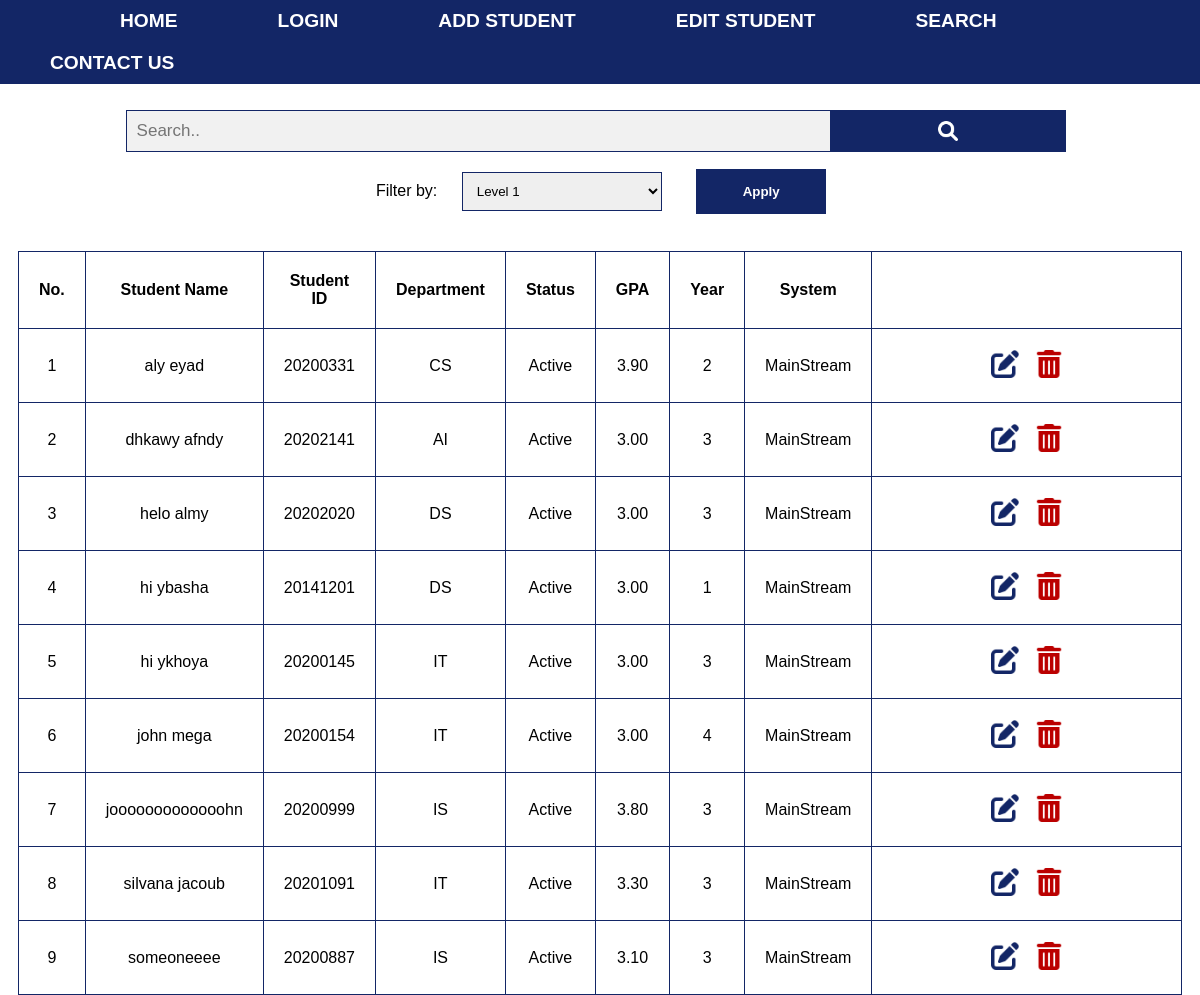
The page /update/ on the database its author committed.
### registration/models.py (models this page shows, shortened)
class AddStudent(models.Model):
    Gen = [('Male', 'Male'), ('Female', 'Female'), ]
    Level = [('1', '1'), ('2', '2'), ('3', '3'), ('4', '4'), ]
    sys = [('MainStream', 'MainStream'), ('Credit', 'Credit')]
    stat = [('Active', 'Active'), ('InActive', 'InActive')]
    Dep = [('General', 'General'), ('BIO', 'BIO'), ('DS', 'DS'),
           ('CS', 'CS'), ('SE', 'SE'), ('IT', 'IT'),
           ('AI', 'AI'), ('IS', 'IS')
           ]
    FullName = models.CharField(max_length=200)
    StudentID = models.CharField(max_length=8, primary_key=True)
    Gpa = models.DecimalField(max_digits=5, decimal_places=2)
    Gender = models.CharField(max_length=10, choices=Gen)
    Birth = models.DateField()
    StudentLevel = models.CharField(max_length=1, choices=Level, default='1')
    Status = models.CharField(max_length=20, choices=stat, default='Active')
    System = models.CharField(max_length=20, choices=sys, default='MainStream')
    Department = models.CharField(max_length=500, choices=Dep, default='General')
    Email = models.EmailField(max_length=254)
    Mobile = PhoneNumberField()
    class Meta:
        verbose_name = 'Student'
        ordering = ['FullName']

### registration/views.py (the view)
# urls.py: path('update/',views.table_view,name='update'),
def table_view(request):
    result = get_update('All', 'All')
    if request.method == 'POST':
        query = request.POST.get('search', 'All')
        filterVal = request.POST.get('filterVal', 'All')
        result = get_update(query, filterVal)
    return render(request, 'html/edit-delete.html', {'result': result})

### registration/views.py (called while the page is built, shortened)
def get_update(query='All', filterVal='All'):
    result = AddStudent.objects.all()
    filterAttr = 'All'
    if '1' <= filterVal <= '4':
        filterAttr = 'StudentLevel'
    elif filterVal == 'Active' or filterVal == 'InActive':
        filterAttr = 'Status'
    elif filterVal == 'MainStream' or filterVal == 'Credit':
        filterAttr = 'System'
    elif len(str(filterVal).split(' ')) == 2:
        filterAttr = 'Department'
    if query != 'All':
        result = AddStudent.objects.filter(FullName__icontains=query)
        if not result.exists():
            result = AddStudent.objects.filter(StudentID__icontains=query)
    return result

### templates/html/edit-delete.html (shortened to what this page needs)
{% extends 'base.html' %}
{% load static %}
{% block content %}
<!DOCTYPE html>
<html lang="en">
    <head>
        <link rel="stylesheet" href="{% static 'css/font-awesome.min.css' %}">
        <link rel="stylesheet" href="{% static 'css/updatecss.css'%}">
        <link href='{% static 'css/trash.css' %}' rel='stylesheet'>
    </head>
    <body>
        <section class="hide">
            <form id="search-form" action="{% url 'update' %}" class="search" method="post">
                <input type="text" placeholder="Search.." name="search" id="myInput">
                <button type="submit" id="search-submit"><img alt="Search" width="20" height="20" src="{% static 'images/magnifying-glass-solid.png' %}"></button>
            </form>
        </section>
        <form action="{% url 'update' %}" id="filter-form" class="searchoptionsform hide" method="post">
            <div class="searchoptions">
                <label for="filter">Filter by:</label>
                <select id="filter" name="filterVal">
                    <optgroup label="StudentLevel">
                        <option value="1">Level 1</option>
                    </optgroup>
                </select>
            </div>
            <input type="submit" id="filter-apply" value="Apply" class="searchsubmit">
        </form>
        <section class="hide">
            <table id="table">
                <thead>
                    <tr>
                        <th class="narrow">No.</th>
                        <th class="name">Student Name</th>
                        <th class="wide">Student ID</th>
                        <th class="narrow">Department</th>
                        <th class="wide">Status</th>
                        <th class="narrow">GPA</th>
                        <th class="narrow"> Year</th>
                        <th class="wide">System</th>
                        <th></th>
                    </tr>
                </thead>
                <tbody>
                {% for student in result %}
                    <tr>
                    <td>{{ forloop.counter }}</td>
                    <td>{{ student.FullName }}</td>
                    <td>{{ student.StudentID }}</td>
                    <td>{{ student.Department }}</td>
                    <td>{{ student.Status }}</td>
                    <td>{{ student.Gpa }}</td>
                    <td>{{ student.StudentLevel }}</td>
                    <td>{{ student.System }}</td>
                    <td><button class="button edit" onclick="openForm(this)">
                        <img alt="Edit" src="{% static 'images/pen-to-square-solid.png' %}" width="28" height="28" class='fa fa-edit' style="font-size:30px; color: blue;">
                    </button>
                        <button onclick = "del_func(this)" class="button delete">
                            <img width="28" height="28" alt="Delete" src="{% static 'images/trash-can-solid.png' %}"
                                 class="fa fa-trash-o" style="font-size:30px;color:red"></button></td>
                    </tr>
                {% endfor %}
                </tbody>
            </table>
        </section>
    </body>
</html>
{% endblock content %}

### templates/base.html (shortened to what this page needs)
{% load static %}
<html lang="en">
<head>
    <link rel="stylesheet" href="{% static 'css/navbar.css'%}">
</head>
<body>
    <div>
         <nav class="main-nav">
            <a class="nav-link" href="{% url 'home'%}" id="first-link">HOME</a>
            <a class="nav-link" href="{% url 'affairs-home' %}">LOGIN</a>
            <a class="nav-link" href="{% url 'regist'%}">ADD STUDENT</a>
            <a class="nav-link" href="{% url 'update'%}">EDIT STUDENT</a>
            <a class="nav-link" href="{% url 'search'%}">SEARCH</a>
            <a class="nav-link" href="{% url 'contact'%}">CONTACT US</a>
        </nav>
    </div>
    {% block content %}
    {% endblock content %}
</body>
</html>

### static/css/navbar.css (style rules this page uses)
.main-nav { background-color: #132666; display: flex; flex-wrap: wrap; position: absolute; height: auto; top: 0; left: 0; right: 0; }
nav>a { color: white; cursor: pointer; }
.nav-link { padding-left: 50px; padding-right: 50px; margin-top: 10px; margin-bottom: 10px; font-weight: bold; font-size: larger; text-decoration: none; }
#first-link { padding-left: 10%; }

### static/css/updatecss.css (style rules this page uses)
* { box-sizing: border-box; }
body, html { height: 100%; width: 99%; }
html { font-family: Arial, serif; }
.main-nav { background-color: #132666; display: flex; flex-wrap: wrap; position: absolute; height: auto; top: 0; left: 0; right: 0; }
nav>a { color: white; cursor: pointer; }
.nav-link { padding-left: 50px; padding-right: 50px; margin-top: 10px; margin-bottom: 10px; font-weight: bold; font-size: larger; text-decoration: none; }
#first-link { padding-left: 10%; }
tr,th,td { border: #132666 1px solid; }
th,td { padding :20px; margin : 20px; text-align: center; }
table { border:solid 1px #132666; width: 99%; margin :10px; border-collapse: collapse; border-spacing: 0; }
.narrow { width: 5%; }
.name { width:15%; }
.wide { width: 7%; }
.button { background-color: transparent; border: none; }
form.search input[type=text] { margin-left: 10% ; margin-right: 0; margin-top: 100px; padding: 10px; font-size: 17px; border: 1px solid #132666; float: left; width: 60%; background: #f1f1f1; }
form.search button { margin-right: 10%; margin-left: 0; margin-top: 100px; float: left; width: 20%; padding: 10px; background: #132666; color: white; font-size: 17px; border: 1px solid #132666; border-left: none; cursor: pointer; }
.searchoptionsform { padding: 10px; margin: 10px; text-align: center; font-size: 16px; }
.searchoptions { margin: 10px; display: inline; }
#filter,#sort { border-color: #132666; padding: 10px; width: 200px; margin:20px; }
.searchsubmit { width: 130px; height: 45px; background-color: #132666; color: white ; font-weight: bold; border: #132666; }

### rows shown on the page
AddStudent: FullName "aly eyad", StudentID "20200331", Department "CS", Status "Active", Gpa "3.90", StudentLevel "2", System "MainStream"
AddStudent: FullName "dhkawy afndy", StudentID "20202141", Department "AI", Status "Active", Gpa "3.00", StudentLevel "3", System "MainStream"
AddStudent: FullName "helo almy", StudentID "20202020", Department "DS", Status "Active", Gpa "3.00", StudentLevel "3", System "MainStream"
AddStudent: FullName "hi ybasha", StudentID "20141201", Department "DS", Status "Active", Gpa "3.00", StudentLevel "1", System "MainStream"
AddStudent: FullName "hi ykhoya", StudentID "20200145", Department "IT", Status "Active", Gpa "3.00", StudentLevel "3", System "MainStream"
AddStudent: FullName "john mega", StudentID "20200154", Department "IT", Status "Active", Gpa "3.00", StudentLevel "4", System "MainStream"
AddStudent: FullName "jooooooooooooohn", StudentID "20200999", Department "IS", Status "Active", Gpa "3.80", StudentLevel "3", System "MainStream"
AddStudent: FullName "silvana jacoub", StudentID "20201091", Department "IT", Status "Active", Gpa "3.30", StudentLevel "3", System "MainStream"
AddStudent: FullName "someoneeee", StudentID "20200887", Department "IS", Status "Active", Gpa "3.10", StudentLevel "3", System "MainStream"
